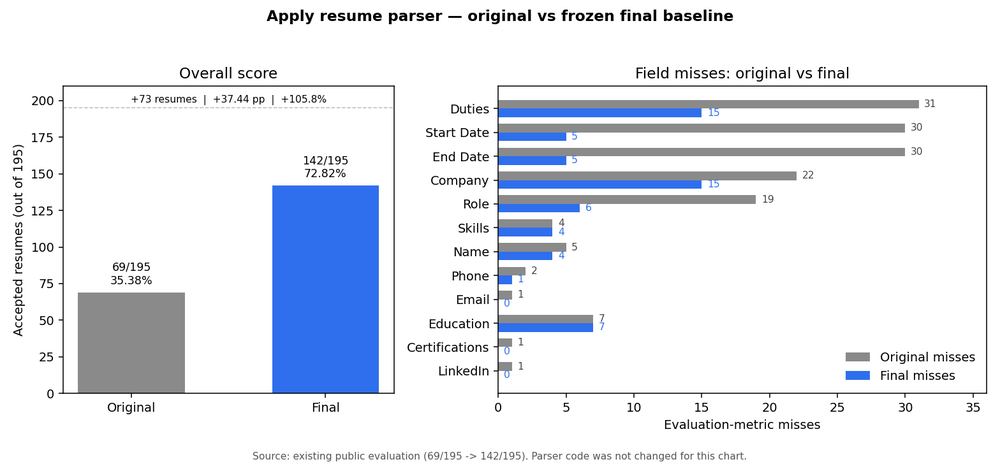
#> input picture forensic_tmp/apply_parser_simple_comparison.png, 1000 x 464 px, shrunk from 1568 x 728 before the run
$ python -i preprocess.py   (imports and definitions only)
#> lines starting #> are read from the running program, lines starting #| are printed output that depends on the picture; after the words box and inside, x2 and y2 are one past the last pixel; in counts of white or black regions, pixels touching at a corner belong together
"""OpenCV image preprocess for OCR: grayscale, denoise, deskew, binarize."""
from __future__ import annotations

import logging
import os
from typing import Any

logger = logging.getLogger(__name__)

OCR_PREPROCESS = os.getenv('OCR_PREPROCESS', 'true').lower() in ('1', 'true', 'yes')

_cv2_threads_capped = False


# [65 lines left out: functions _cap_cv2_threads, preprocess_image_bytes, not called in this run]


def _deskew(gray: Any) -> Any:
    """Estimate skew via minAreaRect on ink pixels; rotate if |angle| > 0.5°."""
    import cv2
    import numpy as np

    thr = cv2.threshold(gray, 0, 255, cv2.THRESH_BINARY_INV + cv2.THRESH_OTSU)[1]
    coords = np.column_stack(np.where(thr > 0))
    if coords.size < 100:
        return gray
    angle = cv2.minAreaRect(coords)[-1]
    if angle < -45:
        angle = -(90 + angle)
    else:
        angle = -angle
    if abs(angle) < 0.5 or abs(angle) > 15:
        return gray
    h, w = gray.shape[:2]
    matrix = cv2.getRotationMatrix2D((w / 2, h / 2), angle, 1.0)
    return cv2.warpAffine(
        gray, matrix, (w, h), flags=cv2.INTER_CUBIC, borderMode=cv2.BORDER_REPLICATE
    )

>>> import cv2
>>> picture = cv2.imread('../../../../../../forensic_tmp/apply_parser_simple_comparison.png', cv2.IMREAD_GRAYSCALE)
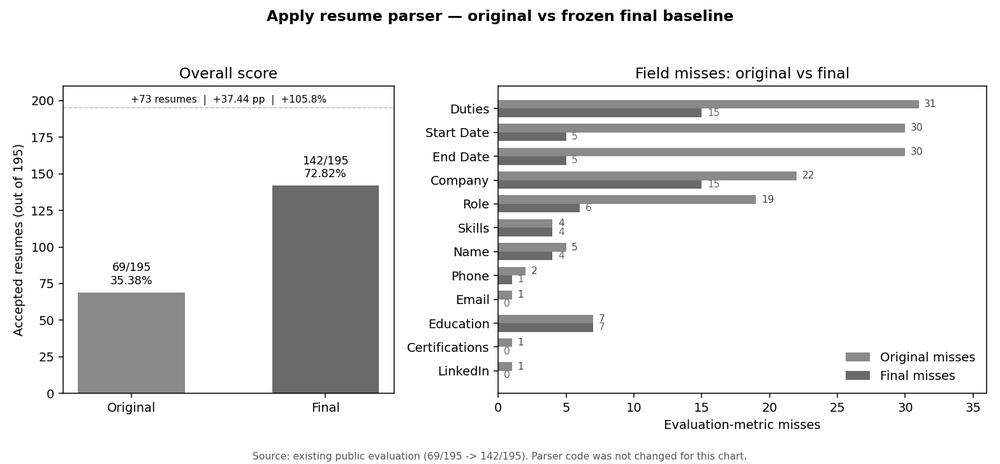
#> picture: shape (464, 1000); min 0, max 255, mean 231.5
>>> result = _deskew(picture)
#> in _deskew, `thr = cv2.threshold(gray, 0, 255, cv2.THRESH_BINARY_INV + cv2.THRESH_O..`:
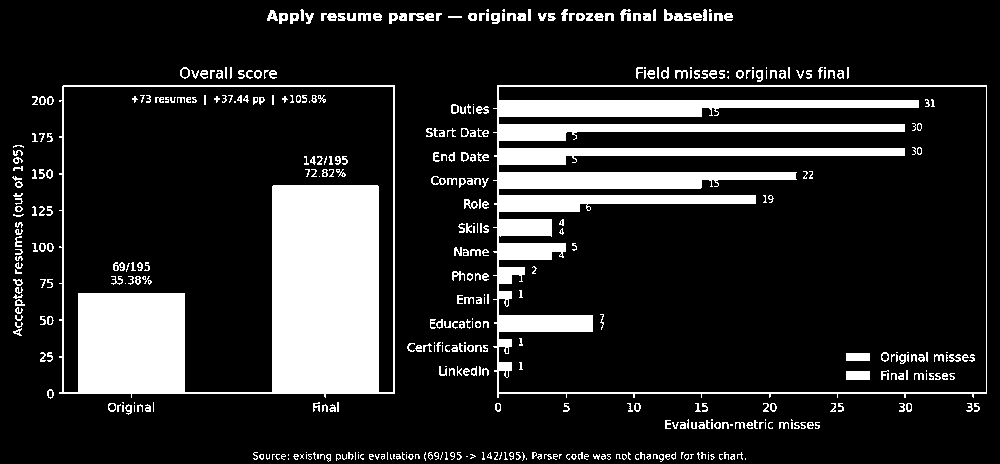
#> thr: shape (464, 1000); 16.2% white; 467 white regions (161 under 20 px), largest, box (x1, y1, x2, y2) and area: (59, 85, 395, 398) 35348, (493, 85, 987, 398) 27416, (846, 371, 870, 380) 216
#> in _deskew, `coords = np.column_stack(np.where(thr > 0))`: coords = 75179 pairs, first value 9 to 461, second value 12 to 986
#> in _deskew, `angle = cv2.minAreaRect(coords)[-1]`: angle = -90
#> in _deskew, `angle = -(90 + angle)`: angle = 0
